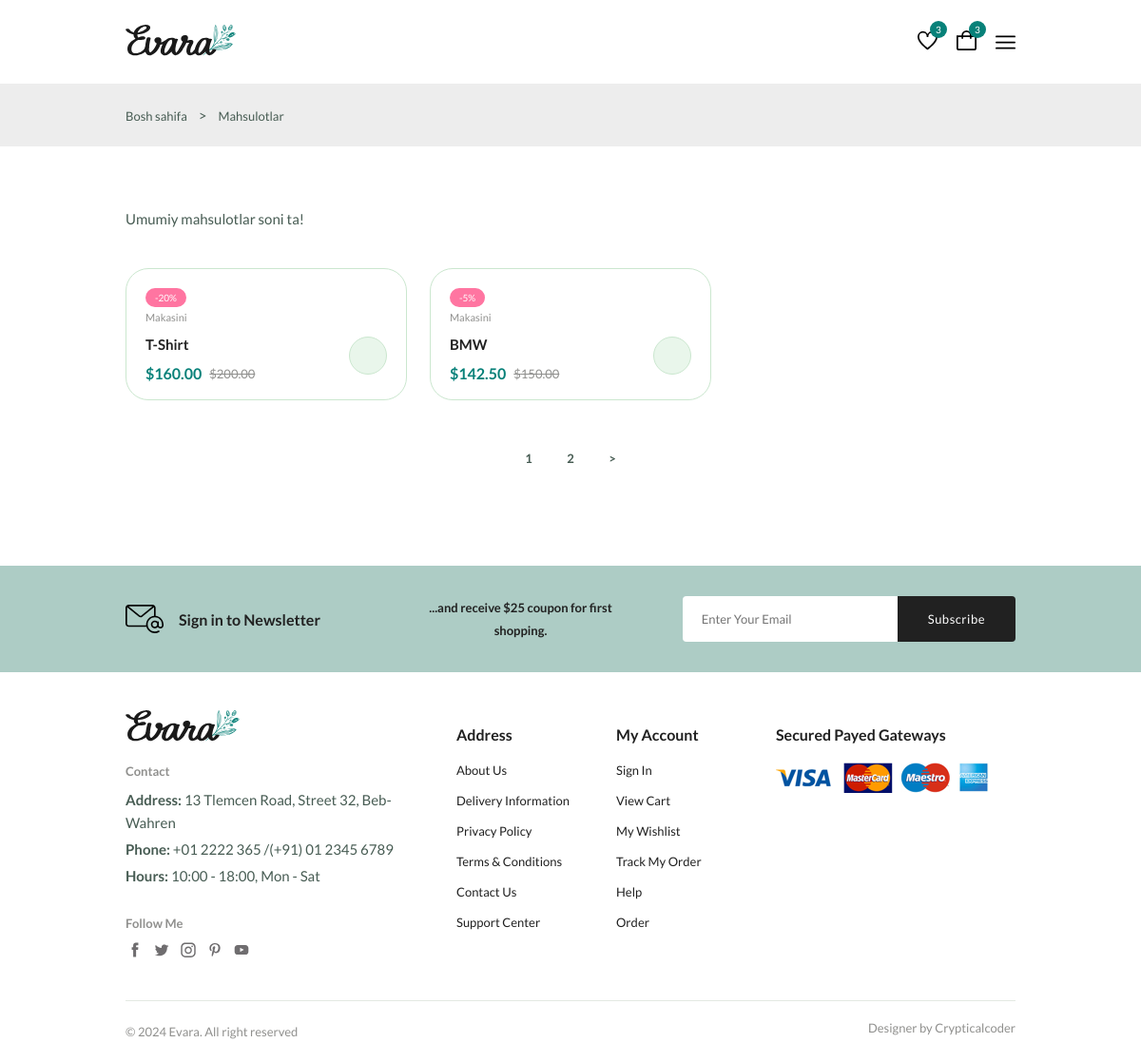
The app's page /shop/ with its own data.
### shop/models/products.py (models this page shows, shortened)
class Product(models.Model):
    name = models.CharField(max_length=200)
    description = models.TextField(null=True, blank=True)
    brand = models.CharField(max_length=100)
    price = models.DecimalField(max_digits=11, decimal_places=2)
    discount = models.PositiveBigIntegerField(default=0)
    category = models.ForeignKey(Category, on_delete=models.CASCADE, related_name='products')
    image = models.ImageField(upload_to='products/', blank=True, null=True)
    quantity = models.PositiveIntegerField(default=0)
    discount_price = models.DecimalField(max_digits=10, decimal_places=2, blank=True, null=True)

class Category(models.Model):
    name = models.CharField(max_length=100)
    image = models.ImageField(upload_to='category_images/', blank=True, null=True)

### shop/views.py (the view)
# urls.py: path('', include('shop.urls'))
def shop(request):
    products = Product.objects.all()
    paginator = Paginator(products, 2)
    page = request.GET.get('page')
    page_products = paginator.get_page(page)
    data = {'path': 'Mahsulotlar',
            'products': page_products
            }
    return render(request, "shop/shop.html", context=data)

### shop/templates/shop/shop.html
{% extends "base.html" %}
{% block main %}
      {% include "components/path.html" %}
      {% include "components/product-to-shop.html" %}
      {% include "components/newsletter.html" %}
{% endblock main %}

### templates/components/product-to-shop.html (shortened to what this page needs)
{% load static %}
<section class="products container section--lg">
  {% if products %}
        <p class="total__products">
            Umumiy mahsulotlar soni  ta!
        </p>
        <div class="products__container grid">
        {% for product in products %}
          <div class="product__item">
              <div class="product__banner">
                    <a href="details.html" class="product__images">
                    </a>
                  {% if product.discount > 0 %}
                        <div class="product__badge light-pink">-{{product.discount}}%</div>
                  {% endif %}
              </div>
                  <div class="product__content">
                    <span class="product__category">{{product.category.name}}</span>
                    <a href="details.html">
                      <h3 class="product__title">{{product.name}}</h3>
                    </a>
                    <div class="product__price flex">
                        {% if product.discount_price %}
                            <span class="new__price">${{ product.discount_price }}</span>
                            <span class="old__price">${{ product.price }}</span>
                        {% else %}
                            <span class="new__price">${{ product.price }}</span>
                        {% endif %}
                    </div>
                    <a
                      href="#"
                      class="action__btn cart__btn"
                      aria-label="Add To Cart"
                    >
                    </a>
                </div>
            </div>
        {% endfor %}
        </div>
          <ul class="pagination">
              {% for page in products.paginator.page_range %}
                  <li><a href="?page={{page}}" class="pagination__link " {% if products.number == page %}active{% endif %}>{{page}}</a></li>
              {% endfor %}
              {% if products.has_next %}
                  <li><a href="?page={{products.next_page_number}}" class="pagination__link ">></a></li>
              {% endif %}
          </ul>
  {% endif %}
</section>

### records on screen
Product: discount "20", category.name "Makasini", name "T-Shirt", discount_price "160.00", price "200.00"
Product: discount "5", category.name "Makasini", name "BMW", discount_price "142.50", price "150.00"

### other values on screen
{{ path }} "Mahsulotlar"
{{ page }} "1" "2"
